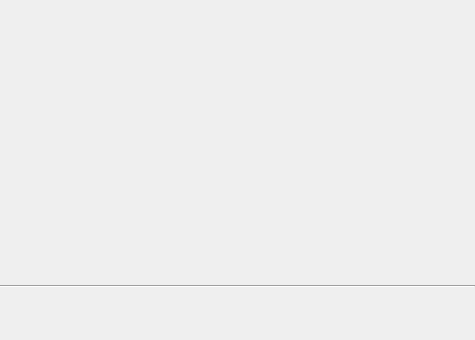
<?xml version="1.0" encoding="UTF-8"?>
<ui version="4.0">
 <class>PageNavigator</class>
 <widget class="QWidget" name="PageNavigator">
  <property name="geometry">
   <rect>
    <x>0</x>
    <y>0</y>
    <width>475</width>
    <height>340</height>
   </rect>
  </property>
  <property name="windowTitle">
   <string>Form</string>
  </property>
  <layout class="QGridLayout" name="gridLayout">
   <property name="leftMargin">
    <number>0</number>
   </property>
   <property name="topMargin">
    <number>0</number>
   </property>
   <property name="rightMargin">
    <number>0</number>
   </property>
   <item row="3" column="0">
    <widget class="NavigationButtons" name="navigationButtons">
     <property name="sizePolicy">
      <sizepolicy hsizetype="Expanding" vsizetype="Fixed">
       <horstretch>0</horstretch>
       <verstretch>0</verstretch>
      </sizepolicy>
     </property>
     <property name="minimumSize">
      <size>
       <width>0</width>
       <height>35</height>
      </size>
     </property>
     <property name="maximumSize">
      <size>
       <width>16777215</width>
       <height>35</height>
      </size>
     </property>
    </widget>
   </item>
   <item row="1" column="0">
    <widget class="QStackedWidget" name="stack">
     <property name="currentIndex">
      <number>-1</number>
     </property>
    </widget>
   </item>
   <item row="0" column="0">
    <widget class="ContextMenuBar" name="contextBar">
     <property name="sizePolicy">
      <sizepolicy hsizetype="Expanding" vsizetype="Fixed">
       <horstretch>0</horstretch>
       <verstretch>0</verstretch>
      </sizepolicy>
     </property>
     <property name="minimumSize">
      <size>
       <width>0</width>
       <height>35</height>
      </size>
     </property>
     <property name="maximumSize">
      <size>
       <width>16777215</width>
       <height>35</height>
      </size>
     </property>
    </widget>
   </item>
   <item row="2" column="0">
    <widget class="Line" name="line">
     <property name="orientation">
      <enum>Qt::Horizontal</enum>
     </property>
    </widget>
   </item>
  </layout>
 </widget>
 <customwidgets>
  <customwidget>
   <class>NavigationButtons</class>
   <extends>QFrame</extends>
   <header>widget/navigation_buttons.h</header>
   <container>1</container>
  </customwidget>
  <customwidget>
   <class>ContextMenuBar</class>
   <extends>QFrame</extends>
   <header>widget/context_menu_bar.h</header>
   <container>1</container>
  </customwidget>
 </customwidgets>
 <resources/>
 <connections/>
</ui>
